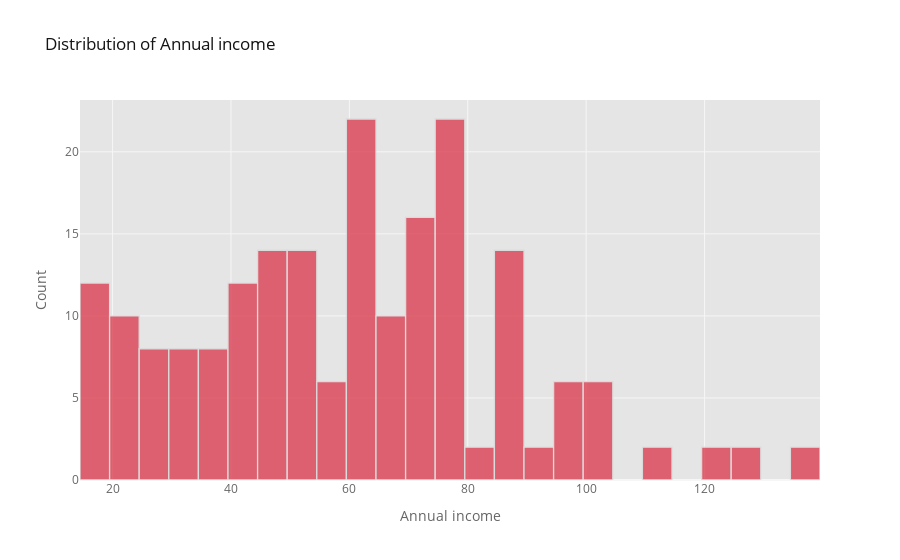

The notebook cell saved with this chart:
### Code cell
df['Annual Income (k$)'].iplot(kind='hist', bins=30, xTitle='Annual income', yTitle='Count', title='Distribution of Annual income', colors='red')

### Figure 1 — Plotly figure (JSON) as saved in the notebook; plotly's stock layout.template omitted (floating-point values rounded to 4 significant figures; data arrays with more than 128 entries replaced by an {"elided": "..."} marker saying what was removed)
{"data": [{"histfunc": "count", "histnorm": "", "marker": {"color": "rgba(219, 64, 82, 1.0)", "line": {"color": "#D9D9D9", "width": 1.3}}, "name": "Annual Income (k$)", "nbinsx": 30, "opacity": 0.8, "orientation": "v", "type": "histogram", "x": {"elided": "200 int values"}}], "layout": {"barmode": "overlay", "legend": {"bgcolor": "#FFFFFF", "font": {"color": "#666666"}}, "paper_bgcolor": "#FFFFFF", "plot_bgcolor": "#E5E5E5", "title": {"font": {"color": "#151516"}, "text": "Distribution of Annual income"}, "xaxis": {"gridcolor": "#F6F6F6", "showgrid": true, "tickfont": {"color": "#666666"}, "title": {"font": {"color": "#666666"}, "text": "Annual income"}, "zerolinecolor": "#F6F6F6"}, "yaxis": {"gridcolor": "#F6F6F6", "showgrid": true, "tickfont": {"color": "#666666"}, "title": {"font": {"color": "#666666"}, "text": "Count"}, "zerolinecolor": "#F6F6F6"}}}
